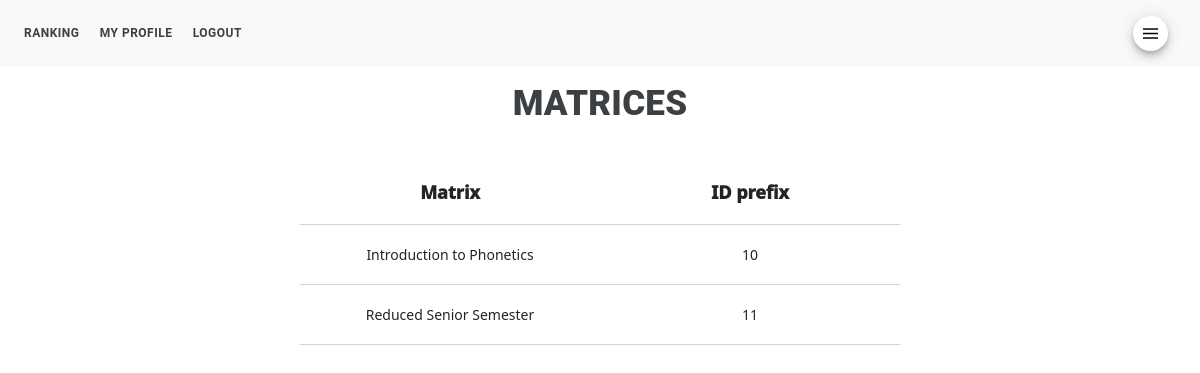
The page /display_prefixes (signed in) on the database as committed earlier.
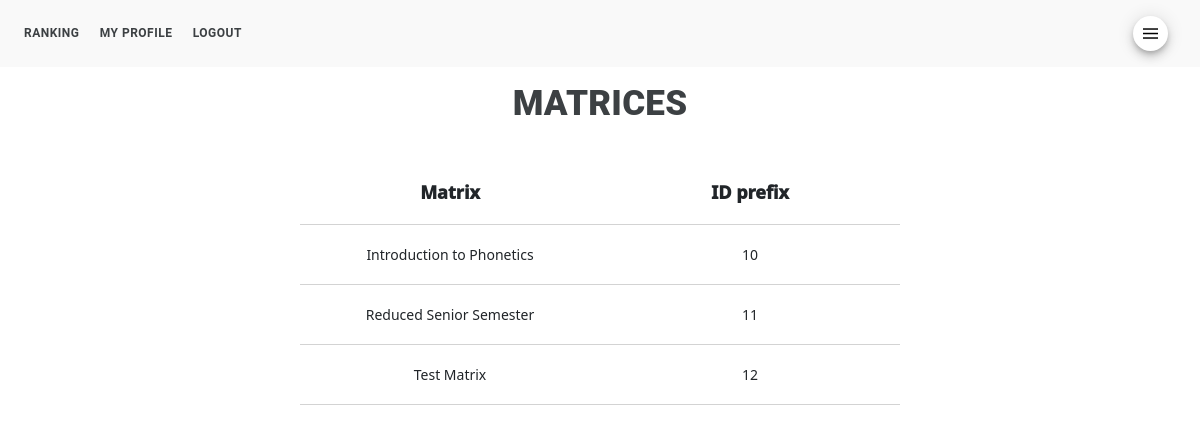
The same page on the database as committed later.
### nieszkolni_app/models.py (models this page shows)
class Prefix(models.Model):
    matrix = models.CharField(max_length=200, default="")
    id_prefix = models.IntegerField(default=0)

### nieszkolni_app/views.py (the view)
# urls.py: path('display_prefixes', views.display_prefixes, name="display_prefixes"),
@staff_member_required
def display_prefixes(request):
    if request.user.is_authenticated:
        first_name = request.user.first_name
        last_name = request.user.last_name
        current_user = first_name + " " + last_name
        prefixes = CurriculumManager().display_prefixes()
        return render(request, "display_prefixes.html", {
            "prefixes": prefixes
            })

### nieszkolni_folder/curriculum_manager.py (called while the page is built)
    def display_prefixes(self):
        with connection.cursor() as cursor:
            cursor.execute(f'''
                SELECT matrix, id_prefix
                FROM nieszkolni_app_prefix
                ORDER BY id_prefix ASC
                ''')
            prefixes = cursor.fetchall()
            return prefixes

### nieszkolni_app/templates/display_prefixes.html
{% extends 'base.html' %}
{% block 'content' %}
<h1>MATRICES</h1>
<table>
		<tr class="font">
			<th>Matrix</th>
			<th>ID prefix</th>
		</tr>
	{% for prefix in prefixes %}
		<tr class="font">
			<td>{{ prefix.0 }}</td>
			<td>{{ prefix.1 }}</td>
		</tr>
	{% endfor %}
</table>
{% include 'footer.html' %}
{% endblock %}

Rows that differ between the two databases and show on the page:
added Prefix: matrix "Test Matrix", id_prefix "12"
